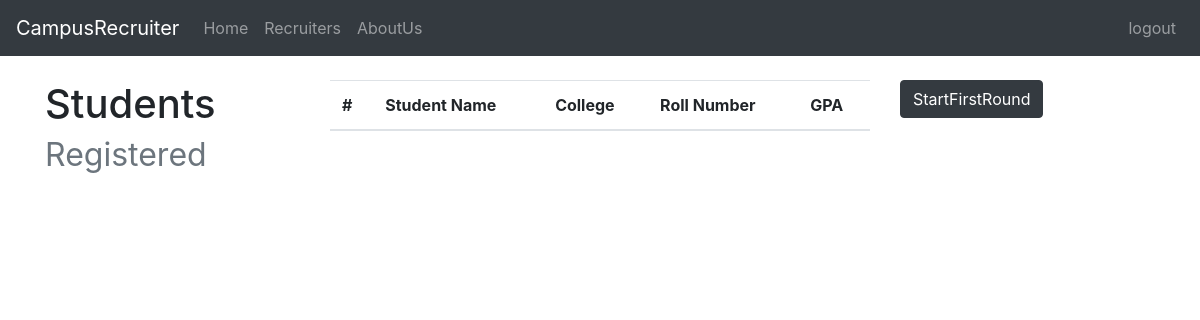
/show/, run on an earlier commit of the app's database.
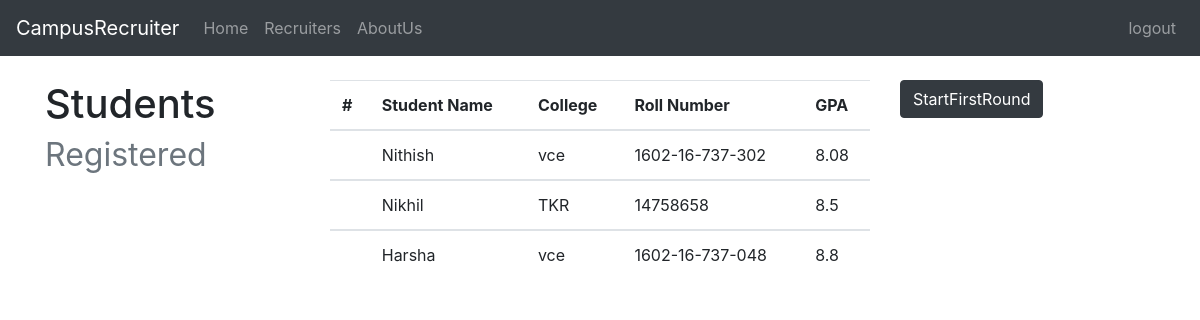
And on a later commit of the database.
### campusrecruiter/models.py (models this page shows, shortened)
class Students(models.Model):
    student_name =  models.CharField(max_length=200)
    student_coll =  models.CharField(max_length=200)
    roll_no = models.CharField(max_length=200)
    student_gpa = models.CharField(max_length=200)

### campusrecruiter/views.py (the view)
# urls.py: path('show/', views.show, name="show"),
def show(requests):
    studentslist = Students.objects.all()
    return render(requests,"campusrecruiter/show.html",{'studentlist':studentslist})

### campusrecruiter/Templates/campusrecruiter/show.html (shortened to what this page needs)
{% extends 'campusrecruiter/base.html' %}
{% block content %}
<nav class="navbar navbar-expand-sm bg-dark navbar-dark">
    <a class="navbar-brand" href="#">CampusRecruiter</a>
        <ul class="navbar-nav">
            <li class="nav-item">
                <a class="nav-link" href={% url 'home'%}>Home</a>
            </li>
            <li class="nav-item">
                <a class="nav-link" href="#">Recruiters</a>
            </li>
            <li class="nav-item">
                <a class="nav-link" href="#">AboutUs</a>
            </li>
        </ul>
            <ul class="navbar-nav ml-auto">
                <li class="nav-item ">
                    <a class="nav-link" href={% url 'login'%}>logout</a>
                </li>
            </ul>
</nav>
<br/>
<div class="container">
    <div class="row">
        <div class="col-md-3">
            <h1>Students<small class="text-muted"> Registered</small>
            </h1>
        </div>
        <div class="col-md-6">
            <table class="table">
                    <thead>
                        <tr>
                            <th scope="col">#</th>
                            <th scope="col">Student Name</th>
                            <th scope="col">College</th>
                            <th scope="col">Roll Number</th>
                            <th scope="col">GPA</th>
                        </tr>
                    </thead>
                {% for student in studentlist %}
                    <tbody>
                        <tr>
                            <th scope="row"></th>
                            <td>{{student.student_name}}</td>
                            <td>{{student.student_coll}}</td>
                            <td>{{student.roll_no}}</td>
                            <td>{{student.student_gpa}} </td>
                        </tr>
                    </tbody>
                {% endfor %}
                </table>
        </div>
        <div class="col-md-3">
                <button class="btn btn-dark">StartFirstRound</button>
        </div>
    </div>
</div>
{% endblock content %}

### campusrecruiter/Templates/campusrecruiter/base.html (shortened to what this page needs)
<!DOCTYPE html>
<html lang="en">
<head>
    <link rel="stylesheet" href="https://maxcdn.bootstrapcdn.com/bootstrap/4.2.1/css/bootstrap.min.css">
</head>
<body>
    <div class="body">
        {% block content %}
        {% endblock content %}
    </div>
</body>
</html>

What changed in the data, as far as the page shows it:
added Students: student_name "Nithish", student_coll "vce", roll_no "1602-16-737-302", student_gpa "8.08"
added Students: student_name "Nikhil", student_coll "TKR", roll_no "14758658", student_gpa "8.5"
added Students: student_name "Harsha", student_coll "vce", roll_no "1602-16-737-048", student_gpa "8.8"
